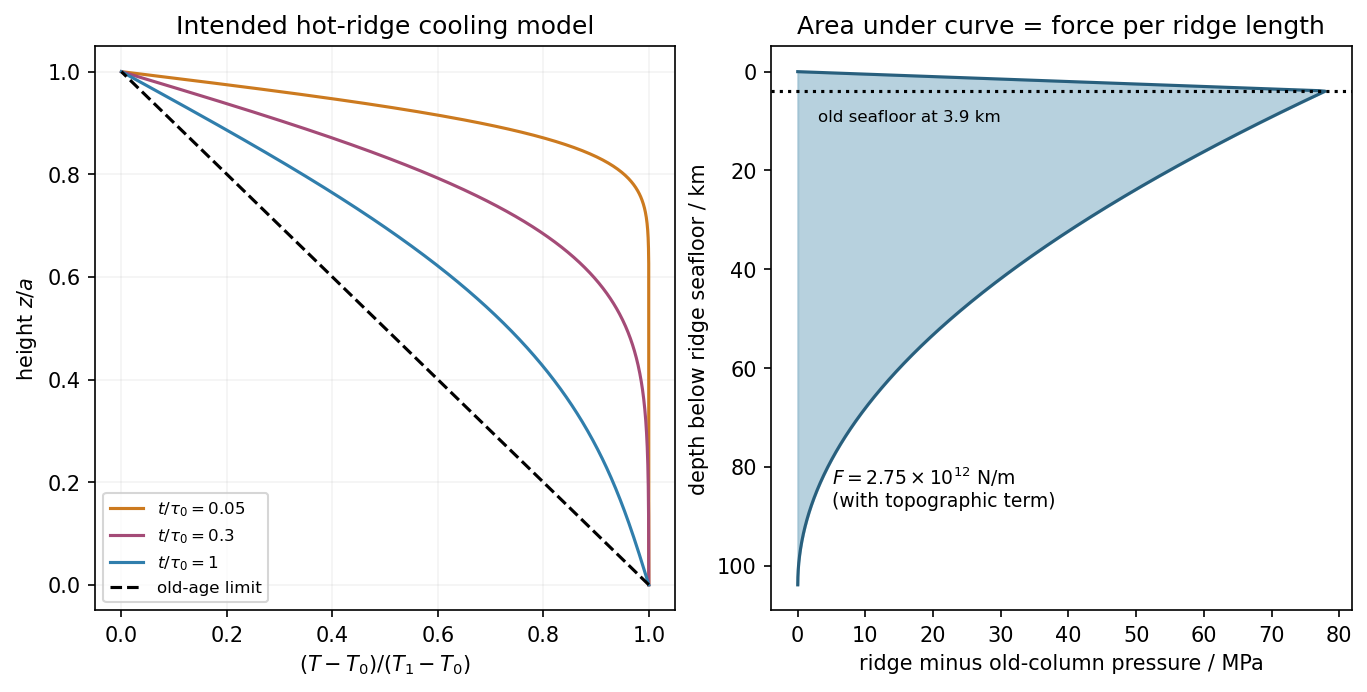

This chart was generated by the following Python code:
"""Original explanatory figure; Python 3.14, NumPy and Matplotlib."""
from pathlib import Path
import numpy as np
import matplotlib
matplotlib.use('Agg')
import matplotlib.pyplot as plt
plt.rcParams.update({'font.size':10,'figure.facecolor':'white','axes.facecolor':'white','savefig.facecolor':'white'})

fig,axs=plt.subplots(1,2,figsize=(9,4.5),layout='constrained')
z=np.linspace(0,1,501);ns=np.arange(1,500)[:,None]
for age,color in [(.05,'#cc7a1f'),(.3,'#a44b77'),(1,'#307eac')]:
 theta=1-z+np.sum(2*(-1.)**(ns+1)/(np.pi*ns)*np.exp(-ns**2*age)*np.sin(ns*np.pi*z),axis=0)
 axs[0].plot(theta,z,color=color,label=fr'$t/\tau_0={age}$')
axs[0].plot(1-z,z,'k--',label='old-age limit')
axs[0].set(xlabel=r'$(T-T_0)/(T_1-T_0)$',ylabel=r'height $z/a$',title='Intended hot-ridge cooling model');axs[0].legend(fontsize=8);axs[0].grid(alpha=.15)
a=1e5;rho=3000;rw=1000;g=10;b=rho*4e-5*1300;h=b*a/(2*(rho-rw));y=np.linspace(0,h+a,1000)
p=np.where(y<h,(rho-rw)*g*y,g*b/(2*a)*(a-(y-h))**2)
axs[1].fill_betweenx(y/1000,0,p/1e6,color='#88b3c8',alpha=.6);axs[1].plot(p/1e6,y/1000,color='#285f7d')
axs[1].axhline(h/1000,ls=':',color='k');axs[1].text(3,10,'old seafloor at 3.9 km',fontsize=8)
axs[1].invert_yaxis();axs[1].set(xlabel='ridge minus old-column pressure / MPa',ylabel='depth below ridge seafloor / km',title='Area under curve = force per ridge length')
axs[1].text(5,88,r'$F=2.75\times10^{12}$ N/m'+'\n(with topographic term)',fontsize=9)

fig.savefig(Path(__file__).stem+'.png',dpi=150,bbox_inches='tight',facecolor='white');plt.close(fig)
